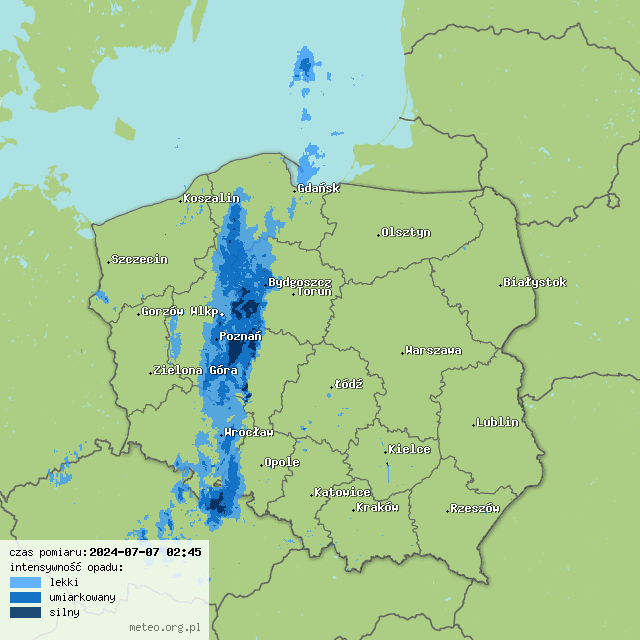
#> input picture Workshop/2024.7.7_2.45.png, 640 x 640 px
$ python color_quantizer.py
#> lines starting #> are read from the running program, lines starting #| are printed output that depends on the picture
import numpy as np
import cv2 as cv

img = cv.imread('2024.7.7_2.45.png')
#> img is the input picture: shape (640, 640, 3); mean B, G, R 152.9, 203.7, 166.8
Z = img.reshape((-1, 3))
# convert to np.float32
Z = np.float32(Z)
# define criteria, number of clusters(K) and apply kmeans()
criteria = (cv.TERM_CRITERIA_EPS + cv.TERM_CRITERIA_MAX_ITER, 10, 1.0)
K = 4   # n of colors
ret, label, center = cv.kmeans(Z, K, None, criteria, 10, cv.KMEANS_RANDOM_CENTERS)
#> ret = 197131524.6; center = [[214, 147.5, 60.79], [228.4, 231.3, 189.5], [81.56, 87.66, 76.58], [131.8, 205.9, 171.2]]
# Now convert back into uint8, and make original image
center = np.uint8(center)
#> center = [[214, 147, 60], [228, 231, 189], [81, 87, 76], [131, 205, 171]]
res = center[label.flatten()]
res2 = res.reshape(img.shape)
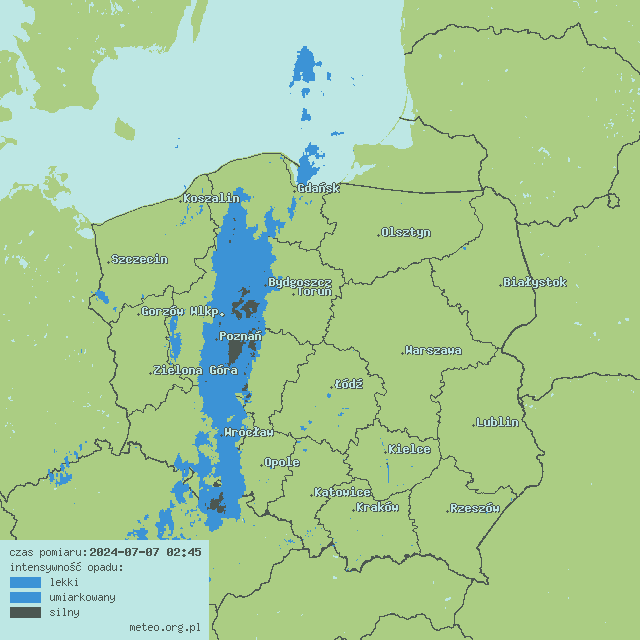
#> res2: shape (640, 640, 3); mean B, G, R 152.3, 203.5, 166.5
cv.imshow('res2', res2)
cv.waitKey(0)
cv.destroyAllWindows()
